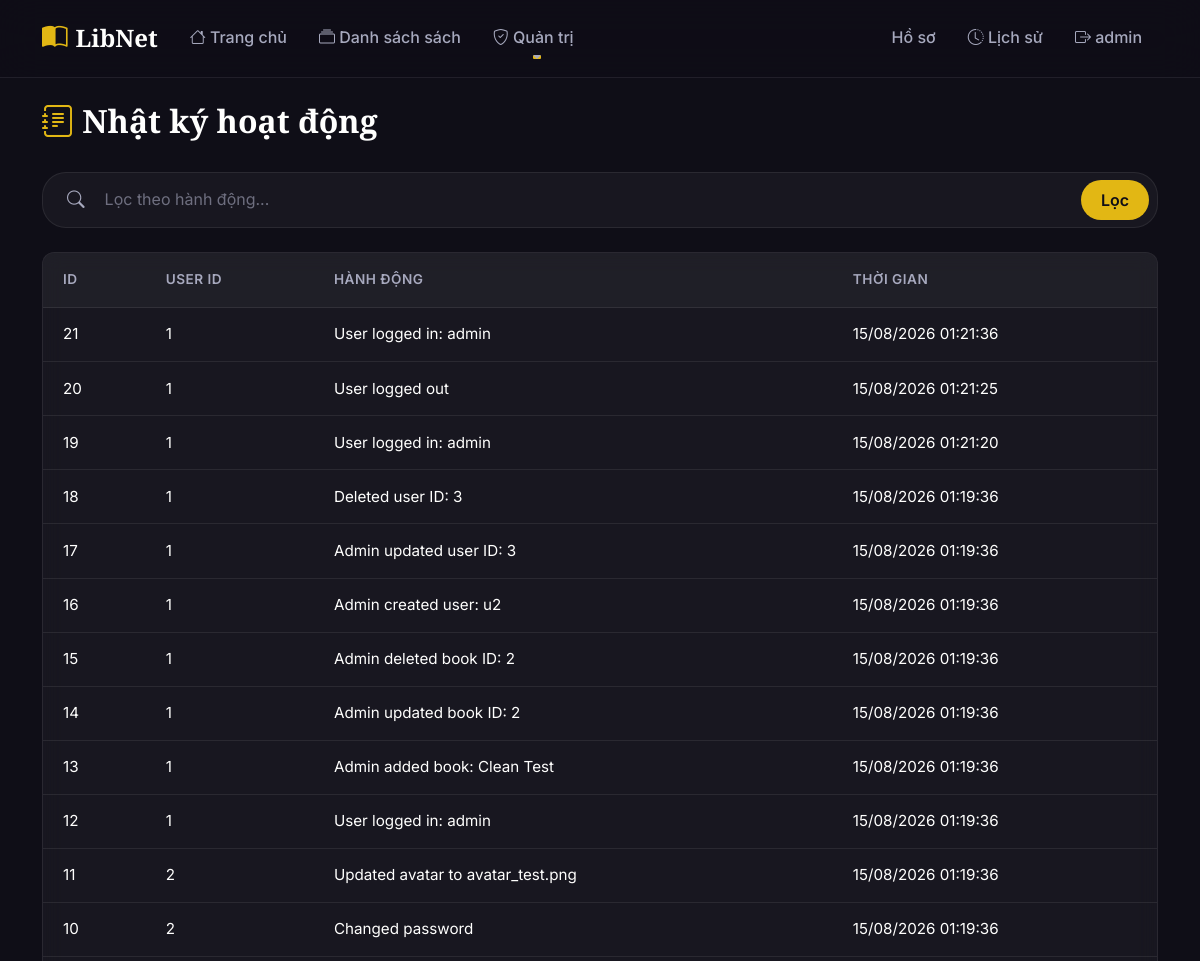
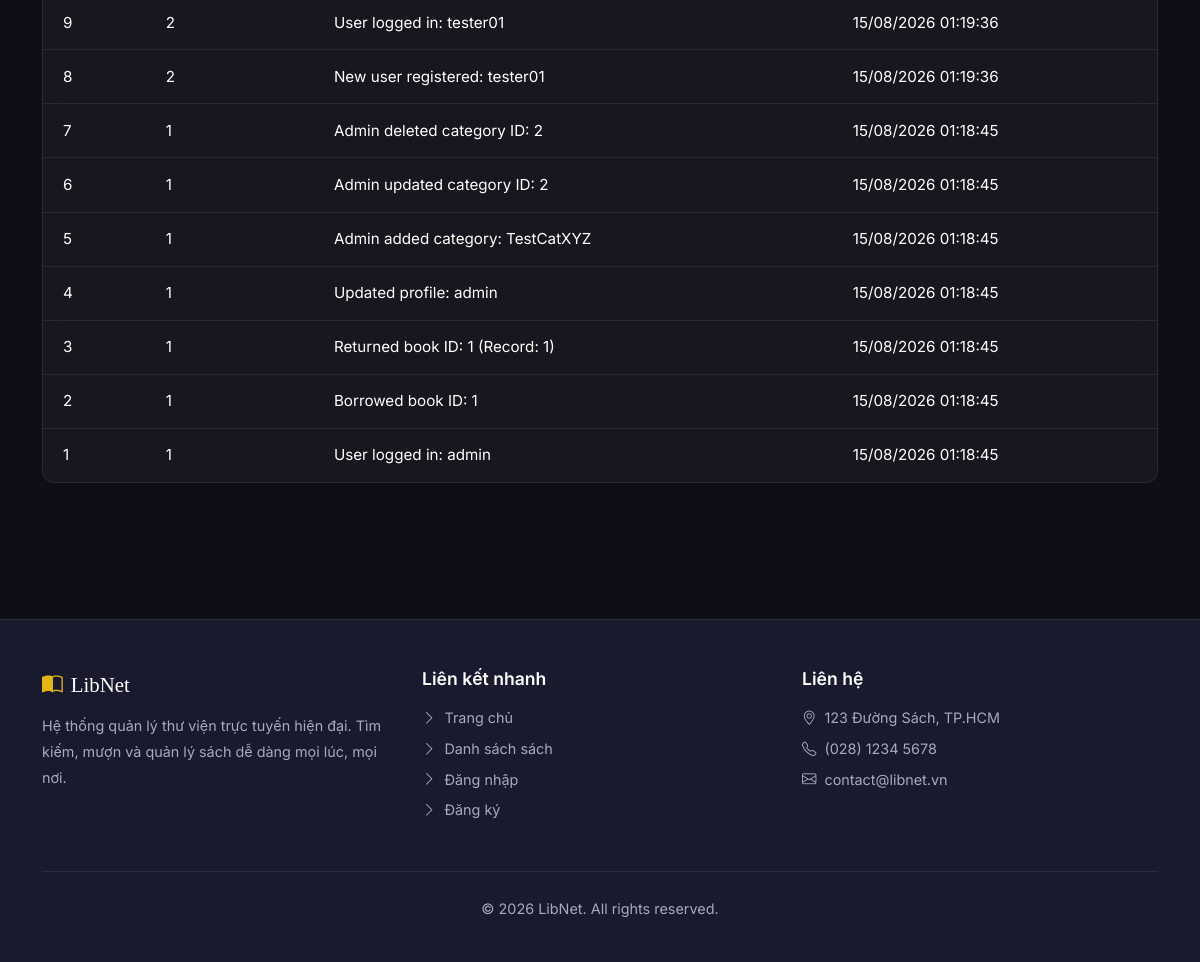
/admin/logs (signed in), run on the app's committed database (2 pictures, top to bottom).
### app/models.py (models this page shows)
class User(UserMixin, db.Model):
    id = db.Column(db.Integer, primary_key=True)
    username = db.Column(db.String(150), unique=True, nullable=False)
    password = db.Column(db.String(150), nullable=False) # Will store MD5 hashes (vulnerable)
    role = db.Column(db.String(50), default='user') # 'admin' or 'user'
    avatar = db.Column(db.String(255), default='default.svg')
    full_name = db.Column(db.String(150), nullable=True)
    email = db.Column(db.String(150), nullable=True)

class ActivityLog(db.Model):
    id = db.Column(db.Integer, primary_key=True)
    user_id = db.Column(db.Integer, nullable=True)
    action = db.Column(db.Text, nullable=False) # Vulnerable: Stored XSS if we render this raw
    timestamp = db.Column(db.DateTime, default=datetime.utcnow)

### app/admin/routes.py (the view)
@bp.route('/logs')
@login_required
@admin_required
def logs():
    q = request.args.get('q', '').strip()
    query = ActivityLog.query
    if q:
        query = query.filter(ActivityLog.action.like(f'%{q}%'))
    activity_logs = query.order_by(ActivityLog.id.desc()).all()
    return render_template('admin/activity_logs.html', logs=activity_logs, search_query=q)

### app/templates/admin/activity_logs.html (shortened to what this page needs)
{% extends 'base.html' %}
{% block content %}
<div class="container py-4">
    <div class="section-title">
        <h2><i class="bi bi-journal-text text-accent"></i> Nhật ký hoạt động</h2>
    </div>
    <form method="GET" class="mb-4">
        <div class="search-box">
            <i class="bi bi-search"></i>
            <input type="text" name="q" placeholder="Lọc theo hành động..." value="{{ search_query }}">
            <button type="submit" class="btn btn-accent">Lọc</button>
        </div>
    </form>
    <div class="glass-card p-0 overflow-hidden">
        {% if logs %}
        <div class="table-responsive">
            <table class="custom-table mb-0">
                <thead>
                    <tr>
                        <th>ID</th>
                        <th>User ID</th>
                        <th>Hành động</th>
                        <th>Thời gian</th>
                    </tr>
                </thead>
                <tbody>
                    {% for log in logs %}
                    <tr>
                        <td>{{ log.id }}</td>
                        <td>{{ log.user_id or '—' }}</td>
                        <td>{{ log.action | safe }}</td>
                        <td>{{ log.timestamp.strftime('%d/%m/%Y %H:%M:%S') }}</td>
                    </tr>
                    {% endfor %}
                </tbody>
            </table>
        </div>
        {% else %}
        <div class="empty-state">
            <i class="bi bi-journal-x"></i>
            <p>Không có nhật ký phù hợp</p>
        </div>
        {% endif %}
    </div>
</div>
{% endblock %}

### app/templates/base.html (shortened to what this page needs)
<!DOCTYPE html>
<html lang="vi">
<head>
    <link href="https://cdn.jsdelivr.net/npm/bootstrap@5.1.3/dist/css/bootstrap.min.css" rel="stylesheet">
    <link href="https://cdn.jsdelivr.net/npm/bootstrap-icons@1.10.0/font/bootstrap-icons.css" rel="stylesheet">
    <link href="{{ url_for('static', filename='css/style.css') }}" rel="stylesheet">
</head>
<body>
    <nav class="navbar navbar-expand-lg navbar-custom">
        <div class="container">
            <a class="navbar-brand" href="{{ url_for('main.index') }}">
                <i class="bi bi-book-half"></i> LibNet
            </a>
            <div class="collapse navbar-collapse" id="navMain">
                <ul class="navbar-nav me-auto">
                    <li class="nav-item">
                        <a class="nav-link" href="{{ url_for('main.index') }}">
                            <i class="bi bi-house"></i> Trang chủ
                        </a>
                    </li>
                    <li class="nav-item">
                        <a class="nav-link" href="{{ url_for('main.books') }}">
                            <i class="bi bi-collection"></i> Danh sách sách
                        </a>
                    </li>
                    {% if current_user.is_authenticated and current_user.role == 'admin' %}
                    <li class="nav-item dropdown">
                        <a class="nav-link dropdown-toggle" href="#" id="adminDropdown" role="button" data-bs-toggle="dropdown">
                            <i class="bi bi-shield-check"></i> Quản trị
                        </a>
                    </li>
                    {% endif %}
                </ul>
                <ul class="navbar-nav ms-auto">
                    {% if current_user.is_authenticated %}
                    <li class="nav-item">
                        <a class="nav-link" href="{{ url_for('user.profile') }}">
                            Hồ sơ
                        </a>
                    </li>
                    <li class="nav-item">
                        <a class="nav-link" href="{{ url_for('user.borrow_history') }}">
                            <i class="bi bi-clock-history"></i> Lịch sử
                        </a>
                    </li>
                    <li class="nav-item">
                        <a class="nav-link" href="{{ url_for('auth.logout') }}">
                            <i class="bi bi-box-arrow-right"></i> {{ current_user.username }}
                        </a>
                    </li>
                    {% endif %}
                </ul>
            </div>
        </div>
    </nav>
    <main class="main-content">
        {% block content %}{% endblock %}
    </main>
    <footer class="footer">
        <div class="container">
            <div class="row">
                <div class="col-lg-4 col-md-6 mb-4 mb-lg-0">
                    <div class="footer-brand">
                        <i class="bi bi-book-half"></i> LibNet
                    </div>
                    <p>Hệ thống quản lý thư viện trực tuyến hiện đại. Tìm kiếm, mượn và quản lý sách dễ dàng mọi lúc, mọi nơi.</p>
                </div>
                <div class="col-lg-4 col-md-6 mb-4 mb-lg-0">
                    <h5>Liên kết nhanh</h5>
                    <ul class="footer-links">
                        <li><a href="{{ url_for('main.index') }}"><i class="bi bi-chevron-right"></i> Trang chủ</a></li>
                        <li><a href="{{ url_for('main.books') }}"><i class="bi bi-chevron-right"></i> Danh sách sách</a></li>
                        <li><a href="{{ url_for('auth.login') }}"><i class="bi bi-chevron-right"></i> Đăng nhập</a></li>
                        <li><a href="{{ url_for('auth.register') }}"><i class="bi bi-chevron-right"></i> Đăng ký</a></li>
                    </ul>
                </div>
                <div class="col-lg-4 col-md-6">
                    <h5>Liên hệ</h5>
                    <ul class="footer-links">
                        <li><a href="#"><i class="bi bi-geo-alt"></i> 123 Đường Sách, TP.HCM</a></li>
                        <li><a href="#"><i class="bi bi-telephone"></i> (028) 1234 5678</a></li>
                        <li><a href="#"><i class="bi bi-envelope"></i> contact@libnet.vn</a></li>
                    </ul>
                </div>
            </div>
            <div class="footer-bottom">
                <p>&copy; 2026 LibNet. All rights reserved.</p>
            </div>
        </div>
    </footer>
</body>
</html>

### data on the page
User: username "admin"
ActivityLog: id "21", user "1", action "User logged in: admin", timestamp "15/08/2026 01:21:36"
ActivityLog: id "20", user "1", action "User logged out", timestamp "15/08/2026 01:21:25"
ActivityLog: id "19", user "1", action "User logged in: admin", timestamp "15/08/2026 01:21:20"
ActivityLog: id "18", user "1", action "Deleted user ID: 3", timestamp "15/08/2026 01:19:36"
ActivityLog: id "17", user "1", action "Admin updated user ID: 3", timestamp "15/08/2026 01:19:36"
ActivityLog: id "16", user "1", action "Admin created user: u2", timestamp "15/08/2026 01:19:36"
ActivityLog: id "15", user "1", action "Admin deleted book ID: 2", timestamp "15/08/2026 01:19:36"
ActivityLog: id "14", user "1", action "Admin updated book ID: 2", timestamp "15/08/2026 01:19:36"
ActivityLog: id "13", user "1", action "Admin added book: Clean Test", timestamp "15/08/2026 01:19:36"
ActivityLog: id "12", user "1", action "User logged in: admin", timestamp "15/08/2026 01:19:36"
ActivityLog: id "11", user "2", action "Updated avatar to avatar_test.png", timestamp "15/08/2026 01:19:36"
ActivityLog: id "10", user "2", action "Changed password", timestamp "15/08/2026 01:19:36"
ActivityLog: id "9", user "2", action "User logged in: tester01", timestamp "15/08/2026 01:19:36"
ActivityLog: id "8", user "2", action "New user registered: tester01", timestamp "15/08/2026 01:19:36"
ActivityLog: id "7", user "1", action "Admin deleted category ID: 2", timestamp "15/08/2026 01:18:45"
ActivityLog: id "6", user "1", action "Admin updated category ID: 2", timestamp "15/08/2026 01:18:45"
ActivityLog: id "5", user "1", action "Admin added category: TestCatXYZ", timestamp "15/08/2026 01:18:45"
ActivityLog: id "4", user "1", action "Updated profile: admin", timestamp "15/08/2026 01:18:45"
ActivityLog: id "3", user "1", action "Returned book ID: 1 (Record: 1)", timestamp "15/08/2026 01:18:45"
ActivityLog: id "2", user "1", action "Borrowed book ID: 1", timestamp "15/08/2026 01:18:45"
ActivityLog: id "1", user "1", action "User logged in: admin", timestamp "15/08/2026 01:18:45"
